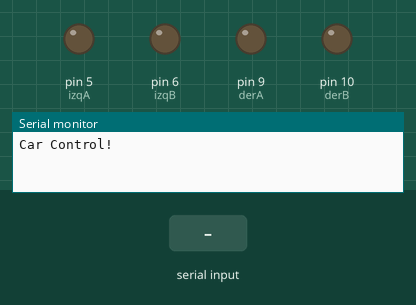
Simulated run of this sketch. Board: Arduino Uno, built with avr-gcc and run on an emulated ATmega328P. On the bench: output pins drawn as LEDs (lit = HIGH), the last lines printed to the serial monitor. The test bench sets the inputs (shaded band).

Above: at 1.2 s.
1.3 s: "1" received over Serial
At 2.5 s:
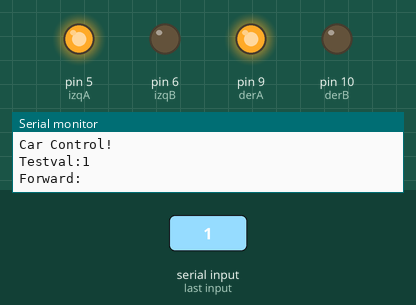
2.8 s: "2" received over Serial
At 3.9 s:
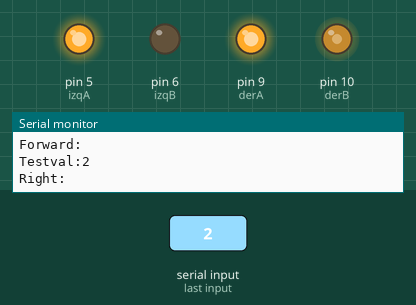
4.3 s: "4" received over Serial
At 5.0 s:
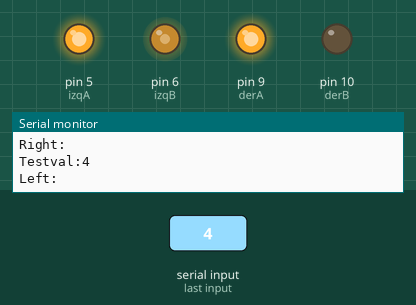
5.8 s: "5" received over Serial
At 6.2 s:
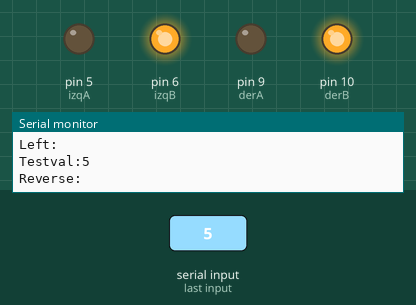
Timing chart, 0 to 8.3 s (numbered marks = the images above; inputs shaded):
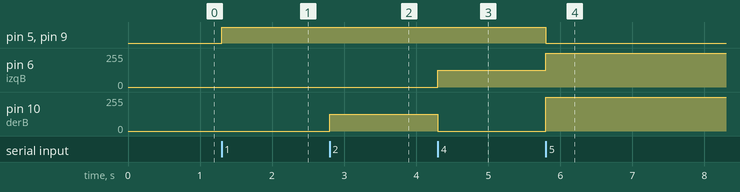

The sketch:

testCar.ino
```cpp
int izqA = 5;
int izqB = 6;
int derA = 9;
int derB = 10;
int vel = 255;
int estado = 'g';
char val;
void setup() {
  Serial.begin(9600);
  pinMode(derA, OUTPUT);
  pinMode(derB, OUTPUT);
  pinMode(izqA, OUTPUT);
  pinMode(izqB, OUTPUT);
  Serial.println("Car Control!");
}

void loop() {
  if (Serial.available()) {
    val = Serial.read();
    Serial.print("Testval:");
    Serial.println(val);
    if (val == '1') { // Forward
      Serial.println("Forward:");
      analogWrite(derB, 0);
      analogWrite(izqB, 0);
      analogWrite(derA, vel);
      analogWrite(izqA, vel);
    }
    if (val == '2') { // right
      Serial.println("Right:");
      analogWrite(derB, 127);
      analogWrite(izqB, 0);
      analogWrite(derA, vel);
      analogWrite(izqA, vel);
    }
    if (val == '3') { // Stop
      Serial.println("Stop:");
      analogWrite(derB, 0);
      analogWrite(izqB, 0);
      analogWrite(derA, 0);
      analogWrite(izqA, 0);
    }
    if (val == '4') { // left
      Serial.println("Left:");
      analogWrite(derB, 0);
      analogWrite(izqB, 127);
      analogWrite(izqA, vel);
      analogWrite(derA, vel);
    }

    if (val == '5') { // Reverse
      Serial.println("Reverse:");
      analogWrite(derA, 0);
      analogWrite(izqA, 0);
      analogWrite(derB, vel);
      analogWrite(izqB, vel);
    }
  }
}
```

Measured:
- after the input at 1.3 s, pin 5 (izqA), pin 9 (derA): LOW → HIGH at once
- after the input at 2.8 s, pin 10 (derB): 0/255 → 127/255 at once
- after the input at 4.3 s, pin 6 (izqB): 0/255 → 127/255 at once; pin 10 (derB): 127/255 → 0/255 at once
- after the input at 5.8 s, pin 5 (izqA), pin 9 (derA): HIGH → LOW at once; pin 6 (izqB): 127/255 → 255/255 at once; pin 10 (derB): 0/255 → 255/255 at once
